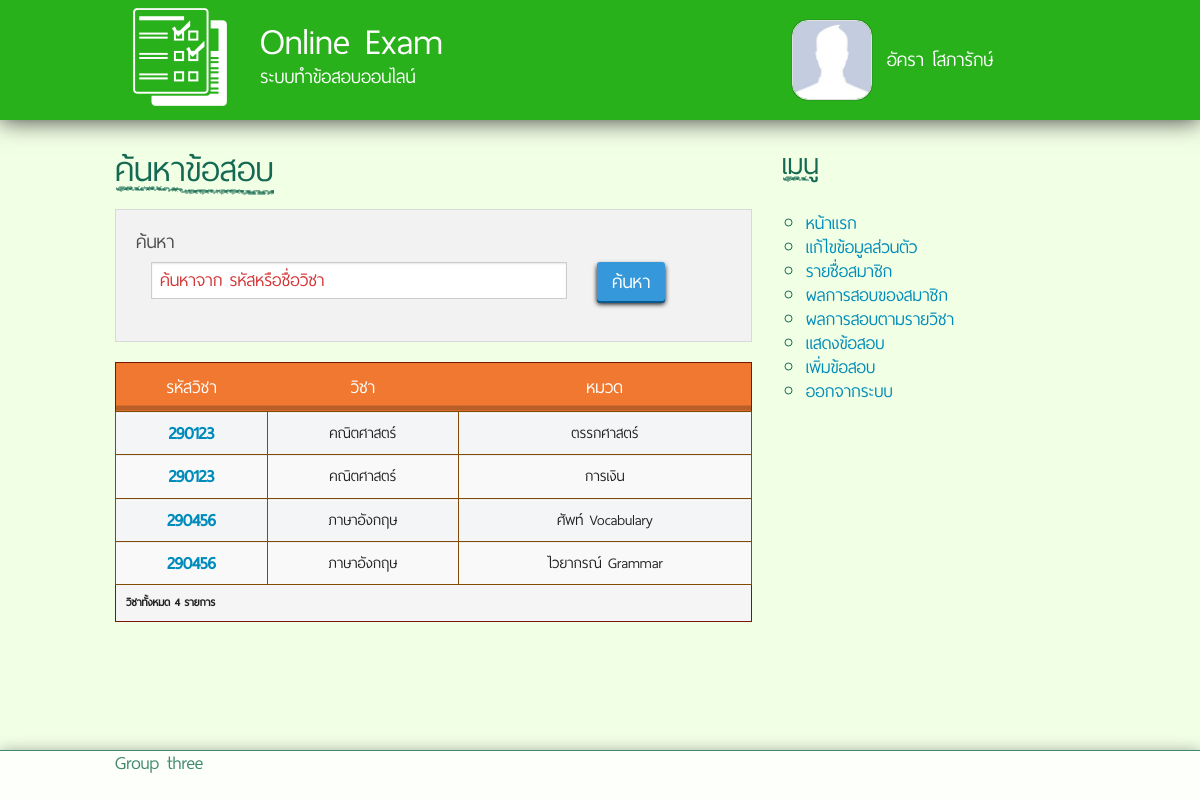
Screenshot of /search-subjects.php (signed in) with the database file from the repository.
### tables this page shows
CREATE TABLE IF NOT EXISTS `topics` (
  `Top_id` int(11) NOT NULL AUTO_INCREMENT,
  `Top_name` varchar(50) NOT NULL,
  `Sub_id` varchar(8) NOT NULL,
  PRIMARY KEY (`Top_id`)
);

CREATE TABLE IF NOT EXISTS `subject` (
  `Sub_id` varchar(8) NOT NULL,
  `Sub_name` varchar(50) NOT NULL,
  `Tea_id` varchar(8) NOT NULL,
  PRIMARY KEY (`Sub_id`)
);

### db.class.php (called while the page is built, shortened)
<?php
	Class Database{
		public function Select($Columns = "*", $Orderby = "")
		{
			$data = array();
			$Select = "SELECT $Columns FROM $this->Table WHERE $this->Where $Orderby";
			$result = mysql_query($Select) or trigger_error(mysql_error().$Select);
			if ($result)
			{
				while($row = mysql_fetch_assoc($result))
				{
					$data[] = $row;
				}
			}
			return $data;
		}
	}
?>

### search-subjects.php (the view, shortened to what this page needs)
<?php
	include("db.php");
	include("head.php");
	include("sidebar.php");
?>
<?php
	$q = (isset($_GET['q']) ? $_GET['q'] : "");
?>
	<div id="content" class="large-8 medium-8 medium-pull-4 columns">
	<h1><span>ค้นหาข้อสอบ</span></h1>
	<div class="panel">
		<div class="row">
			<form id="searchfrm" method="get" action="">
				<div class="medium-12 columns">
					<label for="searchbox">ค้นหา</label>
					<div class="medium-9 columns">
						<input type="text" name="q" id="searchbox" placeholder="ค้นหาจาก รหัสหรือชื่อวิชา" value="<?php echo $q; ?>">
					</div>
					<div class="medium-3 columns">
						<button type="submit" id="btnsearch" class="liblue smallbtn">ค้นหา</button>
					</div>
				</div>
			</form>
		</div>
	</div>
<?php
	$db->Table = "subject s LEFT JOIN topics t ON ( s.sub_id = t.sub_id ) ";
	$db->Where = "1 ";
	$Stu_Data = $db->Select();
	echo '			<table class="dc_table_s12" summary="Subjects list" style="width: 100%">
				<thead>
					<tr>
						<th scope="col" style="text-align: center;">รหัสวิชา</th>
						<th scope="col" style="text-align: center;">วิชา</th>
						<th scope="col" style="text-align: center;">หมวด</th>
					</tr>
				</thead>
				<tbody>';
	if ($Stu_Data) {
		foreach ($Stu_Data as $value) {
			echo '<tr>';
			echo '<th scope="row" style="text-align: center;"><a href="view-question.php?sub='.$value['Sub_id'].'&top='.$value['Top_id'].'"><strong>'.$value['Sub_id'].'</strong></a></th>';
			echo '
			<td style="text-align: center;">'.$value['Sub_name'].'</td>
			<td style="text-align: center;">'.$value['Top_name'].'</td>';
			echo '</tr>';
		}
	} else {
		echo '<td style="text-align: center;" colspan="3">ไม่พบรายการที่ค้นหา</td>';
	}
?>
				<tfoot>
					<tr>
						<td style="text-align: left" colspan="3">วิชาทั้งหมด <?php echo count($Stu_Data); ?> รายการ</td>
					</tr>
				</tfoot>
			</table>
		</div>
<?php include("footer.php");

### css/styles.css (style rules this page uses)
html, body { font-family: 'thaisans_neueregular', "Open Sans", "Helvetica Neue", "Helvetica", Helvetica, Arial, sans-serif; }
body { color: #156952; background: #F1FFE4; font-size: 1.5rem; }
h1, h2, h3, h4, h5, h6 { font-family: inherit; color: inherit; }
h1 > span { background: url('../images/chockd.png') no-repeat 0px bottom; text-shadow: -2px -1px 0 #F1FFE4, 2px -1px 0 #F1FFE4, -2px 1px 0 #F1FFE4, 2px 1px 0 #F1FFE4; }
ul, ol, dl, label { font-size: inherit; line-height: 1; }
a { font-size: 1.4rem; line-height: 1; }
input[type="text"], input[type="password"], input[type="date"], input[type="datetime"], input[type="datetime-local"], input[type="month"], input[type="week"], input[type="email"], input[type="number"], input[type="search"], input[type="tel"], input[type="time"], input[type="url"], textarea { font-size: 1.4rem; }
div#content ,div#content > * { -moz-transition: all 0.2s ease-out; -o-transition: all 0.2s ease-out; -ms-transition: all 0.2s ease-out; -webkit-transition: all 0.2s ease-out; transition: all 0.2s ease-out; }
button.liblue, .button.liblue { font-family: inherit; font-size: 1.5rem; background-color: #3498db; color: white; border-radius: 3px; -webkit-border-radius: 3px; -moz-border-radius: 3px; box-shadow: 0px 2px 0px #085A91, 0px 2px 5px #000000; -webkit-box-shadow: 0px 2px 0px #085A91, 0px 3px 5px #000000; -moz-box-shadow: 0px 2px 0px #085A91, 0px 3px 5px #000000; -webkit-transition: all .1s ease; -moz-transition: all .1s ease; -ms-transition: all .1s ease; -o-transition: all .1s ease; transition: all .1s ease; }
.smallbtn { padding: 4px 15px; }
.dc_table_s12 { background: #F3F5F7; border-collapse: collapse; border: 1px; border-color: #781800; border-style: solid; color: #333; margin: 0 auto; padding: 0; }
.dc_table_s12 tbody, .dc_table_s12 thead { border-left: 0px solid #EAECEE; border-right: 0px solid #EAECEE; }
.dc_table_s12 thead th { background: -webkit-linear-gradient(top, #F07830 89%, #B95E27 90%, #B95E27 100%); background: -webkit-gradient( linear, left top, left bottom, color-stop(0.89, #F07830), color-stop(0.90, #B95E27), color-stop(1, #B95E27) ); background: -moz-linear-gradient( center top, #F07830 89%, #B95E27 90%, #B95E27 100% ); filter: progid:DXImageTransform.Microsoft.gradient(startColorstr="#F07830", endColorstr="#F07830"); background: -o-linear-gradient(top, #F07830 89%, #B95E27 90%, #B95E27 100%); background: -ms-linear-gradient(top, #F07830 89%, #B95E27 90%, #B95E27 100%); background: linear-gradient(to bottom, #F07830 89%, #B95E27 90%, #B95E27 100%); color: #fff; font-weight: normal; font-size: 1.4rem; padding: 15px 10px; text-align: left; }
.dc_table_s12 tbody td, .dc_table_s12 tbody th { background: url("../images/table_s12.gif") repeat-x; padding: 10px; text-align: left; font-size: 1.2rem; border: solid #834B04 1px; }
* { list-style: none; text-decoration: none; box-sizing: border-box !important; -webkit-box-sizing: border-box !important; -moz-box-sizing: border-box !important; -ms-box-sizing: border-box !important; }

### rows the page displays
topics: Sub "290123", Sub.Sub_name "คณิตศาสตร์", Top_name "ตรรกศาสตร์"
topics: Sub "290123", Sub.Sub_name "คณิตศาสตร์", Top_name "การเงิน"
topics: Sub "290456", Sub.Sub_name "ภาษาอังกฤษ", Top_name "ศัพท์ Vocabulary"
topics: Sub "290456", Sub.Sub_name "ภาษาอังกฤษ", Top_name "ไวยากรณ์ Grammar"

### other values shown
$cfg['title'] "Online Exam"
$cfg['subtitle'] "ระบบทำข้อสอบออนไลน์"
$_SESSION['name'] "อัครา โสภารักษ์"
count($Stu_Data) "4"
